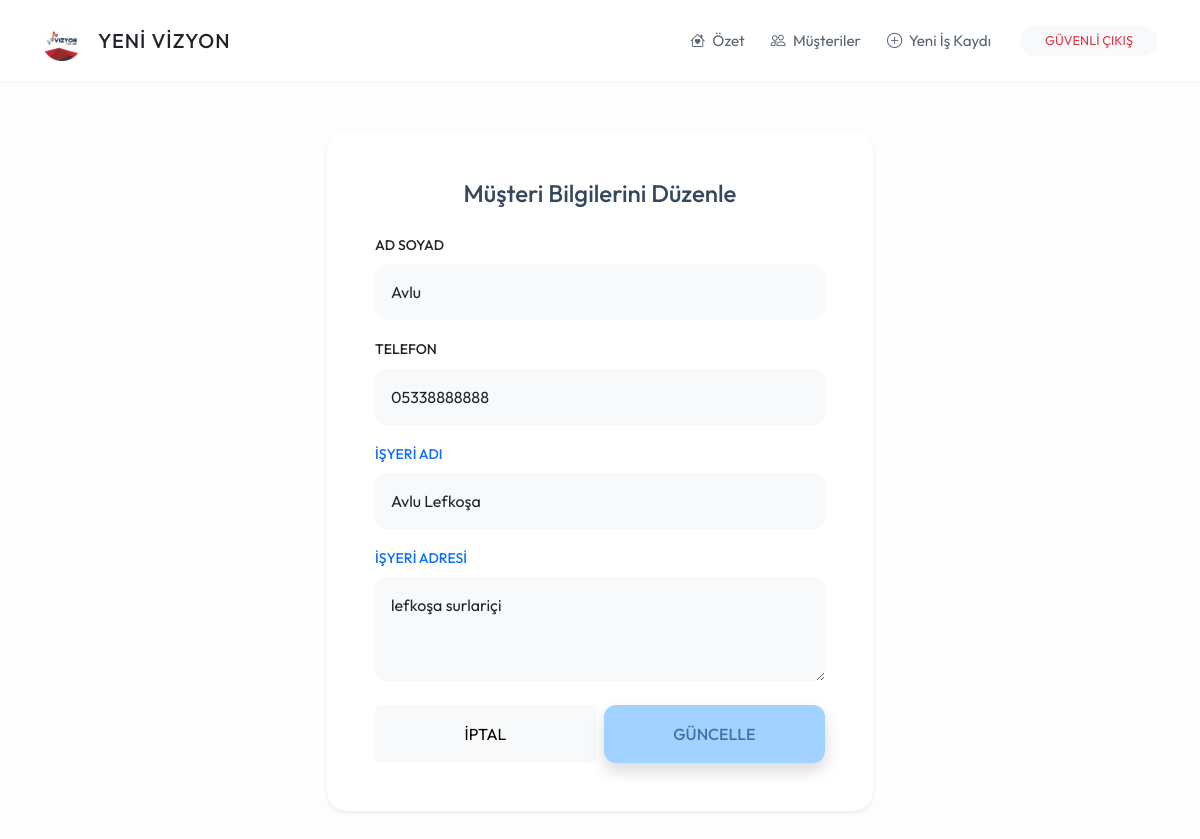
/musteri_duzenle/1 (signed in), run on an earlier commit of the app's database.
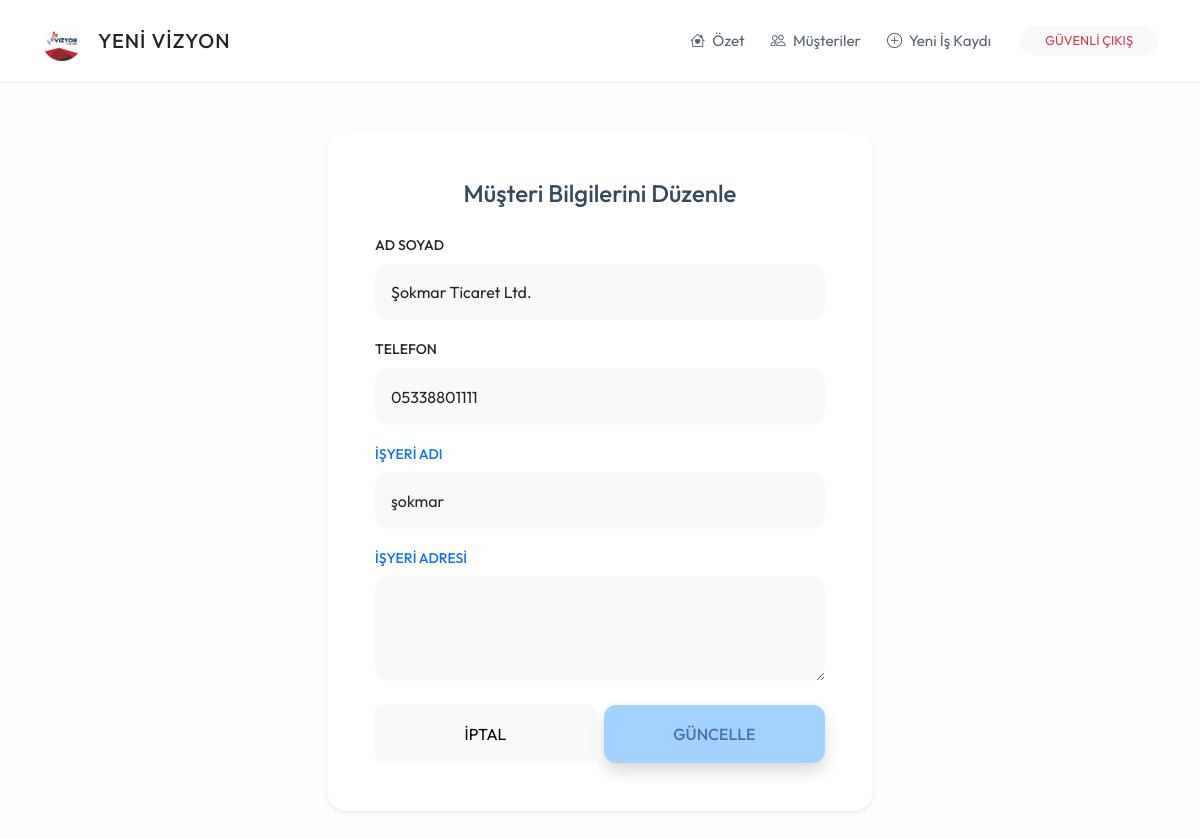
And on a later commit of the database.
### app.py (models this page shows)
class Musteri(db.Model):
    id = db.Column(db.Integer, primary_key=True)
    ad_soyad = db.Column(db.String(100), nullable=False)
    telefon = db.Column(db.String(20))
    isyeri_adi = db.Column(db.String(200))
    isyeri_adresi = db.Column(db.Text)
    durum = db.Column(db.String(20), default='Aktif')
    isler = db.relationship('IsKaydi', backref='sahibi', lazy=True)
    odemeler = db.relationship('Odeme', backref='musteri', lazy=True)

### app.py (the view, shortened to what this page needs)
@app.route('/musteri_duzenle/<int:id>', methods=['GET', 'POST'])
def musteri_duzenle(id):
    if 'logged_in' not in session: return redirect(url_for('index'))
    musteri = Musteri.query.get_or_404(id)
    return render_template('musteri_duzenle.html', musteri=musteri)

### templates/musteri_duzenle.html (shortened to what this page needs)
{% extends "base.html" %}
{% block content %}
<div class="row justify-content-center">
    <div class="col-md-6">
        <div class="card card-custom p-5 shadow-sm border-0">
            <h4 class="fw-bold mb-4 text-center" style="color: #34495e;">Müşteri Bilgilerini Düzenle</h4>
            <form action="/musteri_duzenle/{{ musteri.id }}" method="POST">
                <div class="mb-3">
                    <label class="form-label small fw-medium">AD SOYAD</label>
                    <input type="text" name="ad_soyad" class="form-control border-0 bg-light p-3" style="border-radius: 12px;" value="{{ musteri.ad_soyad }}" required>
                </div>
                <div class="mb-3">
                    <label class="form-label small fw-medium">TELEFON</label>
                    <input type="text" name="telefon" class="form-control border-0 bg-light p-3" style="border-radius: 12px;" value="{{ musteri.telefon or '' }}">
                </div>
                <div class="mb-3">
                    <label class="form-label small fw-medium text-primary">İŞYERİ ADI</label>
                    <input type="text" name="isyeri_adi" class="form-control border-0 bg-light p-3" style="border-radius: 12px;" value="{{ musteri.isyeri_adi or '' }}">
                </div>
                <div class="mb-4">
                    <label class="form-label small fw-medium text-primary">İŞYERİ ADRESİ</label>
                    <textarea name="isyeri_adresi" class="form-control border-0 bg-light p-3" style="border-radius: 12px;" rows="3">{{ musteri.isyeri_adresi or '' }}</textarea>
                </div>
                <div class="d-flex gap-2">
                    <a href="/musteriler" class="btn btn-light w-50 py-3">İPTAL</a>
                    <button type="submit" class="btn btn-yvr-primary w-50 py-3 shadow">GÜNCELLE</button>
                </div>
            </form>
        </div>
    </div>
</div>
{% endblock %}

What changed in the data, as far as the page shows it:
changed Musteri: ad_soyad "Avlu" → "Şokmar Ticaret Ltd."; telefon "05338888888" → "05338801111"; isyeri_adi "Avlu Lefkoşa" → "şokmar"; isyeri_adresi "lefkoşa surlariçi" → (not shown)
